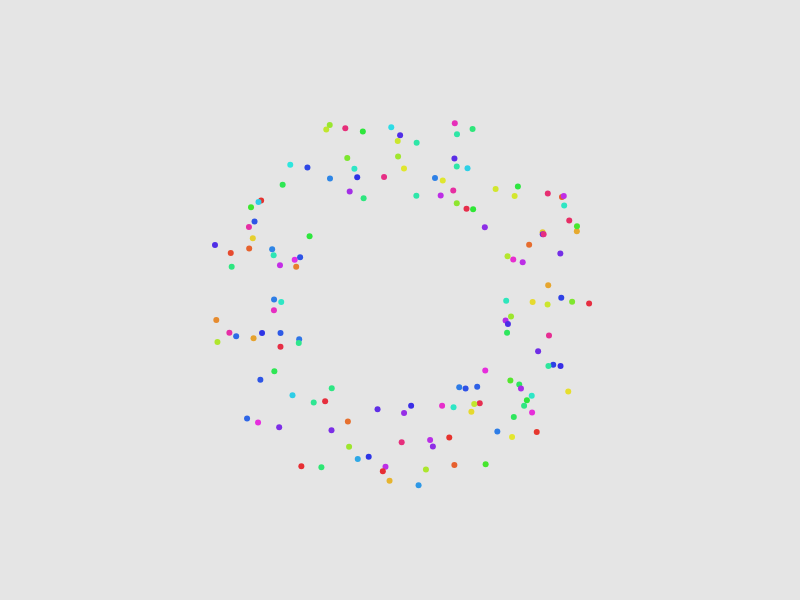
Frame 1 (no input)
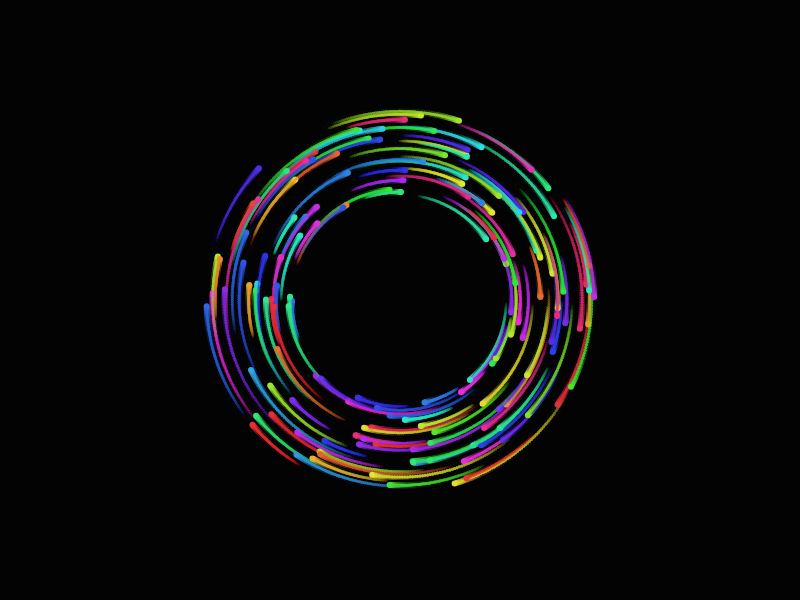
Frame 60 (no input)
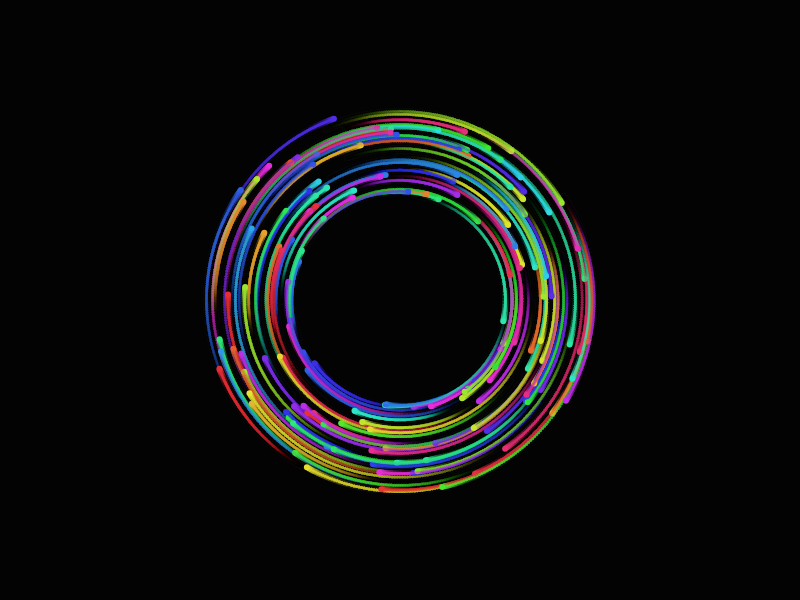
Frame 120 (the mouse pressed at the canvas centre since frame 60)

The p5.js sketch that drew these frames (run headless with seeded random() and noise() and a simulated clock; from frame 60 on, the mouse is pressed at the canvas centre):

// p5.js sketch
// ── sketch.js
let particles = [];
const numParticles = 150;
const center = { x: 400, y: 300 };
const orbitRadius = 150;
const trailLength = 100;
const rotationSpeed = 0.005;

function setup() {
  createCanvas(800, 600);
  colorMode(HSB, 360, 100, 100, 1);
  noStroke();

  for (let i = 0; i < numParticles; i++) {
    particles.push({
      angle: random(TWO_PI),
      speed: random(0.005, 0.015),
      radius: random(orbitRadius * 0.7, orbitRadius * 1.3),
      hue: random(360),
      trail: []
    });
  }
}

function draw() {
  background(0, 0, 0, 0.1);

  for (let i = 0; i < particles.length; i++) {
    const p = particles[i];

    // Update angle
    p.angle += p.speed;

    // Calculate position
    const x = center.x + cos(p.angle) * p.radius;
    const y = center.y + sin(p.angle) * p.radius;

    // Add to trail
    p.trail.push({ x, y, hue: p.hue });

    if (p.trail.length > trailLength) {
      p.trail.shift();
    }

    // Draw trail
    for (let j = 0; j < p.trail.length - 1; j++) {
      const point = p.trail[j];
      const nextPoint = p.trail[j + 1];

      if (point && nextPoint) {
        const alpha = map(j, 0, p.trail.length - 1, 0, 1);
        fill(point.hue, 80, 90, alpha * 0.5);
        ellipse(point.x, point.y, 3, 3);
      }
    }

    // Draw particle
    fill(p.hue, 80, 90);
    ellipse(x, y, 6, 6);
  }
}
